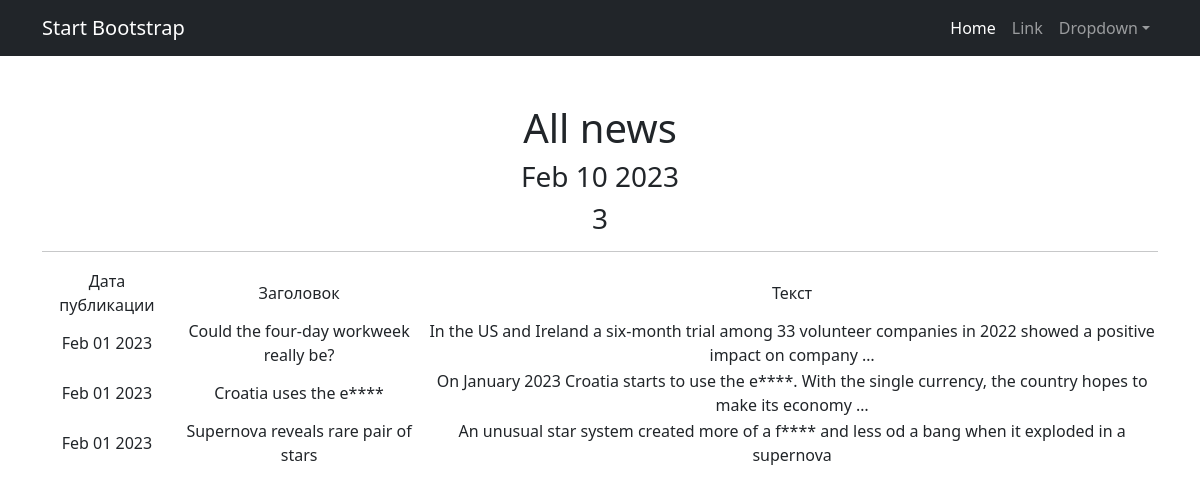
Page /news/ on the committed database.
### news_portal/models.py (models this page shows, shortened)
class Post(models.Model):
    news = "NS"
    article = "AC"
    TYPE = [
        (news, 'News'),
        (article, 'Article')
    ]
    author = models.ForeignKey("Author", on_delete=models.CASCADE)
    type = models.CharField(max_length=2, choices=TYPE, default=article)
    post_time_in = models.DateTimeField(auto_now_add=True)
    category = models.ManyToManyField("Category", through="PostCategory")
    title = models.CharField(max_length=255)
    post_text = models.TextField()
    post_rating = models.FloatField(default=0.0)

### news_portal/views.py (the view)
# urls.py: path('', NewsList.as_view()),
class NewsList(ListView):
    model = Post
    ordering = '-post_time_in'
    template_name = 'news.html'
    context_object_name = 'news'

### news_portal/templatetags/news_filters.py (called while the page is built)
@register.filter()
def cenzor(value):
    mat = ['idiot', 'fizz', 'nasty', 'euro']
    word = ''
    text = value.split()
    for i in range(len(text)):
        for j in mat:
            if j in text[i].lower():
                for c in (text[i]):
                    word += '*' if c.isalpha() else c
                    text[i] = text[i][0] + word
    return ' '.join(text)

### news_portal/templatetags/news_tags.py (called while the page is built)
@register.simple_tag()
def current_time(format_string='%b %d %Y'):
   return datetime.utcnow().strftime(format_string)

### templates/news.html (shortened to what this page needs)
{% extends 'flatpages/default.html' %}
{% load news_filters %}
{% load news_tags %}
{% block content %}
    <h1>All news</h1>
    <h3>{% current_time '%b %d %Y' %}</h3>
    <h3>{{ news | length }}</h3>
    <hr>
    {% if news %}
       <table>
           <tr>
               <td>Дата публикации</td>
               <td>Заголовок</td>
               <td>Текст</td>
           </tr>
           {% for post in news %}
           <tr>
               <td>{{ post.post_time_in | date:'M d Y' }}</td>
               <td>{{ post.title | cenzor }}</td>
               <td>{{ post.post_text | truncatewords:20 | cenzor }}</td>
           </tr>
           {% endfor %}
       </table>
   {% else %}
       <h2>Актульных новостей нет</h2>
   {% endif %}
{% endblock content %}

### templates/flatpages/default.html (shortened to what this page needs)
<!DOCTYPE html>
<html lang="en">
    <head>
        {% load static %}
        <link href="{% static 'css/styles.css' %}" rel="stylesheet" />
    </head>
    <body>
        <nav class="navbar navbar-expand-lg navbar-dark bg-dark">
            <div class="container">
                <a class="navbar-brand" href="#">Start Bootstrap</a>
                <div class="collapse navbar-collapse" id="navbarSupportedContent">
                    <ul class="navbar-nav ms-auto mb-2 mb-lg-0">
                        <li class="nav-item"><a class="nav-link active" aria-current="page" href="#">Home</a></li>
                        <li class="nav-item"><a class="nav-link" href="#">Link</a></li>
                        <li class="nav-item dropdown">
                            <a class="nav-link dropdown-toggle" id="navbarDropdown" href="#" role="button" data-bs-toggle="dropdown" aria-expanded="false">Dropdown</a>
                        </li>
                    </ul>
                </div>
            </div>
        </nav>
        <div class="container">
            <div class="text-center mt-5">
                {% block content %}{% endblock content %}
            </div>
        </div>
    </body>
</html>

### rows in the picture
Post: post_time_in "Feb 01 2023", title|cenzor "Could the four-day workweek really be?", post_text|cenzor "In the US and Ireland a six-month trial among 33 volunteer companies in 2022 showed a positive impact on company …"
Post: post_time_in "Feb 01 2023", title|cenzor "Croatia uses the e****", post_text|cenzor "On January 2023 Croatia starts to use the e****. With the single currency, the country hopes to make its economy …"
Post: post_time_in "Feb 01 2023", title|cenzor "Supernova reveals rare pair of stars", post_text|cenzor "An unusual star system created more of a f**** and less od a bang when it exploded in a supernova"

### other values in the picture
{{ news | length }} "3"
